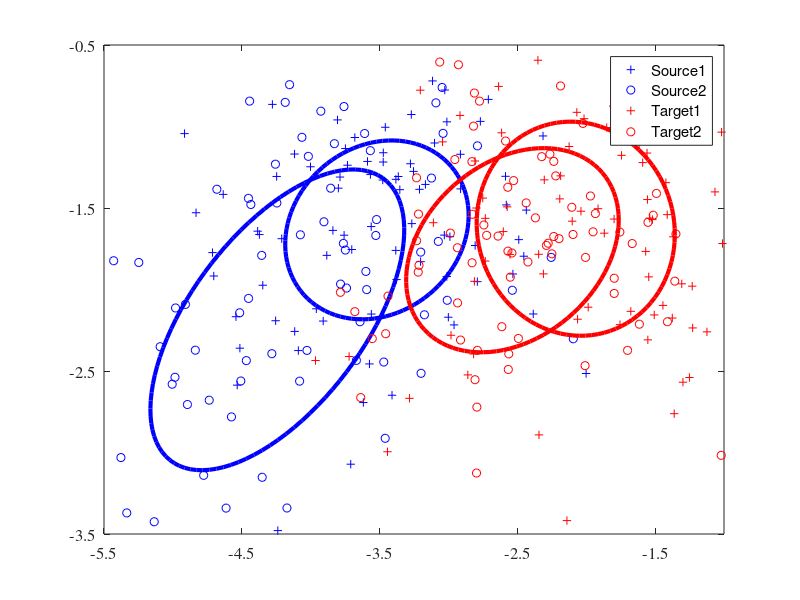
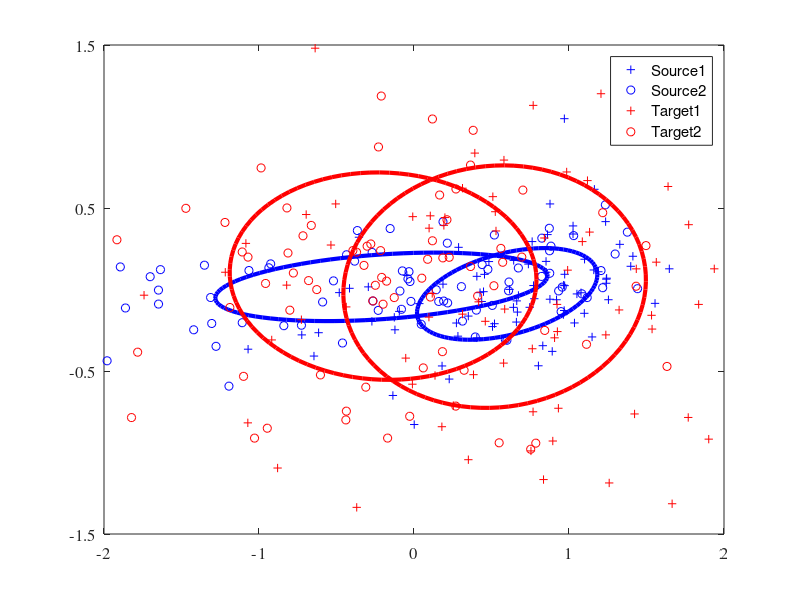
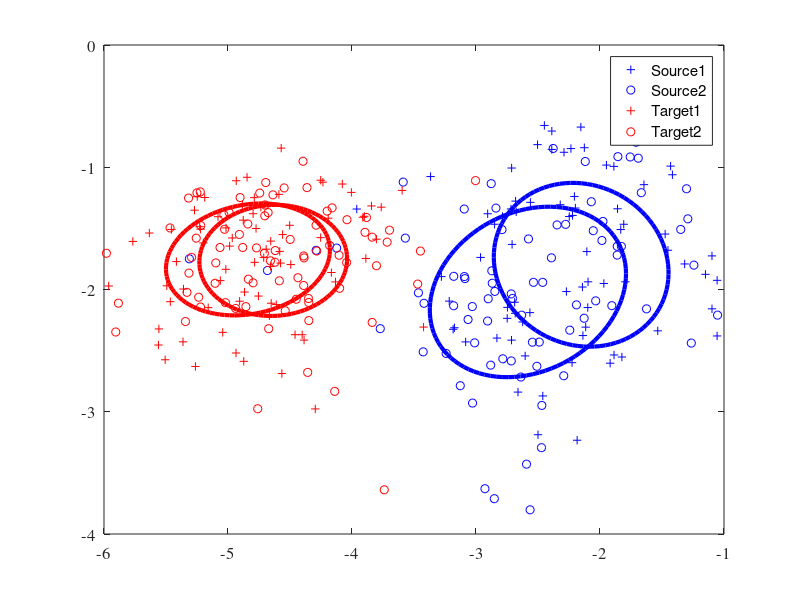

The MATLAB script that drew these images, in order:
%adaptive learning with covariance shift
function vis_sa()
clear
close all
load store_plot

ms = 6;
plot_size = 3;

figure

num = 162;
select = 80;
% X = [ mvnrnd([0.5 1.5], [0.025 0.03 ; 0.03 0.16], num) ; ...
%       mvnrnd([1 1], [0.09 -0.01 ; -0.01 0.08], num)   ];
G = [1*ones(select,1) ; 2*ones(select,1)];

X_source = [X(1:select,1:2);X(num+1:select+num,1:2)];

s1 = plot(X_source(1:select,1),X_source(1:select,2),'b+','MarkerSize',ms);
hold on
s2 = plot(X_source(select+1:select*2,1),X_source(select+1:select*2,2),'bo','MarkerSize',ms);
%gscatter(X(1:2*num,1), X(1:2*num,2), G)
%axis equal, hold on
hold on


for k=1:2
    %# indices of points in this group
    idx = ( G == k );

    %# substract mean
    Mu = mean( X_source(idx,1:2) );
    X0 = bsxfun(@minus, X_source(idx,1:2), Mu);

    %# eigen decomposition [sorted by eigen values]
    [V D] = eig( X0'*X0 ./ (sum(idx)-1) );     %#' cov(X0)
    [D order] = sort(diag(D), 'descend');
    D = diag(D);
    V = V(:, order);

    t = linspace(0,2*pi,100);
    e = [cos(t) ; sin(t)];        %# unit circle
    VV = V*sqrt(D);               %# scale eigenvectors
    
    e = bsxfun(@plus, VV*e, Mu'); %#' project circle back to orig space

    %# plot cov and major/minor axes
    if k == 1
        plot(e(1,:), e(2,:),'b','LineWidth',plot_size);
    else
        plot(e(1,:), e(2,:),'b','LineWidth',plot_size);
    end
    hold on
    %#quiver(Mu(1),Mu(2), VV(1,1),VV(2,1), 'Color','k')
    %#quiver(Mu(1),Mu(2), VV(1,2),VV(2,2), 'Color','k')
end

X_target = [X(2*num+1:2*num+select,1:2);X(3*num+1:3*num+select,1:2)];

hold on
t1 = plot(X_target(1:select,1),X_target(1:select,2),'r+','MarkerSize',ms);
hold on
t2 = plot(X_target(select+1:2*select,1),X_target(select+1:2*select,2),'ro','MarkerSize',ms);
%gscatter(X(1:2*num,1), X(1:2*num,2), G)
%axis equal, hold on
hold on

xlim([-5.5,-1])
ylim([-3.5,-0.5])
%axis equal


for k=1:2
    %# indices of points in this group
    idx = ( G == k );

    %# substract mean
    Mu = mean( X_target(idx,1:2) );
    X0 = bsxfun(@minus, X_target(idx,1:2), Mu);

    %# eigen decomposition [sorted by eigen values]
    [V D] = eig( X0'*X0 ./ (sum(idx)-1) );     %#' cov(X0)
    [D order] = sort(diag(D), 'descend');
    D = diag(D);
    V = V(:, order);

    t = linspace(0,2*pi,100);
    e = [cos(t) ; sin(t)];        %# unit circle
    VV = V*sqrt(D);               %# scale eigenvectors
    size(VV)
    e = bsxfun(@plus, VV*e, Mu'); %#' project circle back to orig space

    %# plot cov and major/minor axes
    if k == 1
        plot(e(1,:), e(2,:),'r','LineWidth',plot_size);
    else
        plot(e(1,:), e(2,:),'r','LineWidth',plot_size);
    end
    %#quiver(Mu(1),Mu(2), VV(1,1),VV(2,1), 'Color','k')
    %#quiver(Mu(1),Mu(2), VV(1,2),VV(2,2), 'Color','k')
end


set(gca,'YTick',[-3.5 : 1: 1.5]);
set(gca,'XTick',[-5.5 : 1: 1.5]);
legend([s1,s2,t1,t2],'Source1','Source2','Target1','Target2');
set(gca,'fontname','times')
set(gca,'FontSize',12)

figure

num = 162;
select = 80;
% X = [ mvnrnd([0.5 1.5], [0.025 0.03 ; 0.03 0.16], num) ; ...
%       mvnrnd([1 1], [0.09 -0.01 ; -0.01 0.08], num)   ];
G = [1*ones(select,1) ; 2*ones(select,1)];

X_source = [Xproj(1:select,1:2);Xproj(num+1:select+num,1:2)];

s1 = plot(X_source(1:select,1),X_source(1:select,2),'b+','MarkerSize',ms);
hold on
s2 = plot(X_source(select+1:select*2,1),X_source(select+1:select*2,2),'bo','MarkerSize',ms);
hold on


for k=1:2
    %# indices of points in this group
    idx = ( G == k );

    %# substract mean
    Mu = mean( X_source(idx,1:2) );
    X0 = bsxfun(@minus, X_source(idx,1:2), Mu);

    %# eigen decomposition [sorted by eigen values]
    [V D] = eig( X0'*X0 ./ (sum(idx)-1) );     %#' cov(X0)
    [D order] = sort(diag(D), 'descend');
    D = diag(D);
    V = V(:, order);

    t = linspace(0,2*pi,100);
    e = [cos(t) ; sin(t)];        %# unit circle
    VV = V*sqrt(D);               %# scale eigenvectors
    
    e = bsxfun(@plus, VV*e, Mu'); %#' project circle back to orig space

    %# plot cov and major/minor axes
    if k == 1
        plot(e(1,:), e(2,:),'b','LineWidth',plot_size);
    else
        plot(e(1,:), e(2,:),'b','LineWidth',plot_size);
    end
    %#quiver(Mu(1),Mu(2), VV(1,1),VV(2,1), 'Color','k')
    %#quiver(Mu(1),Mu(2), VV(1,2),VV(2,2), 'Color','k')
end

X_target = [Xproj(2*num+1:2*num+select,1:2);Xproj(3*num+1:3*num+select,1:2)];

hold on
t1 = plot(X_target(1:select,1),X_target(1:select,2),'r+','MarkerSize',ms);
hold on
t2 = plot(X_target(select+1:2*select,1),X_target(select+1:2*select,2),'ro','MarkerSize',ms);
%gscatter(X(1:2*num,1), X(1:2*num,2), G)
%axis equal, hold on
hold on


for k=1:2
    %# indices of points in this group
    idx = ( G == k );

    %# substract mean
    Mu = mean( X_target(idx,1:2) );
    X0 = bsxfun(@minus, X_target(idx,1:2), Mu);

    %# eigen decomposition [sorted by eigen values]
    [V D] = eig( X0'*X0 ./ (sum(idx)-1) );     %#' cov(X0)
    [D order] = sort(diag(D), 'descend');
    D = diag(D);
    V = V(:, order);

    t = linspace(0,2*pi,100);
    e = [cos(t) ; sin(t)];        %# unit circle
    VV = V*sqrt(D);               %# scale eigenvectors
    size(VV)
    e = bsxfun(@plus, VV*e, Mu'); %#' project circle back to orig space

    %# plot cov and major/minor axes
    if k == 1
        plot(e(1,:), e(2,:),'r','LineWidth',plot_size);
    else
        plot(e(1,:), e(2,:),'r','LineWidth',plot_size);
    end
    %#quiver(Mu(1),Mu(2), VV(1,1),VV(2,1), 'Color','k')
    %#quiver(Mu(1),Mu(2), VV(1,2),VV(2,2), 'Color','k')
end

xlim([-2,2])
ylim([-1.5,1.5])
%axis equal
set(gca,'YTick',[-1.5 : 1: 1.5]);
set(gca,'fontname','times')
legend([s1,s2,t1,t2],'Source1','Source2','Target1','Target2');

set(gca,'FontSize',12)







figure
load previous_X
num = 162;
select = 80;
% X = [ mvnrnd([0.5 1.5], [0.025 0.03 ; 0.03 0.16], num) ; ...
%       mvnrnd([1 1], [0.09 -0.01 ; -0.01 0.08], num)   ];
G = [1*ones(select,1) ; 2*ones(select,1)];

X_source = [X(1:select,1:2);X(num+1:select+num,1:2)];

s1 = plot(X_source(1:select,1),X_source(1:select,2),'b+','MarkerSize',ms);
hold on
s2 = plot(X_source(select+1:select*2,1),X_source(select+1:select*2,2),'bo','MarkerSize',ms);
%gscatter(X(1:2*num,1), X(1:2*num,2), G)
%axis equal, hold on
hold on


for k=1:2
    %# indices of points in this group
    idx = ( G == k );

    %# substract mean
    Mu = mean( X_source(idx,1:2) );
    X0 = bsxfun(@minus, X_source(idx,1:2), Mu);

    %# eigen decomposition [sorted by eigen values]
    [V D] = eig( X0'*X0 ./ (sum(idx)-1) );     %#' cov(X0)
    [D order] = sort(diag(D), 'descend');
    D = diag(D);
    V = V(:, order);

    t = linspace(0,2*pi,100);
    e = [cos(t) ; sin(t)];        %# unit circle
    VV = V*sqrt(D);               %# scale eigenvectors
    
    e = bsxfun(@plus, VV*e, Mu'); %#' project circle back to orig space

    %# plot cov and major/minor axes
    if k == 1
        plot(e(1,:), e(2,:),'b','LineWidth',plot_size);
    else
        plot(e(1,:), e(2,:),'b','LineWidth',plot_size);
    end
    %#quiver(Mu(1),Mu(2), VV(1,1),VV(2,1), 'Color','k')
    %#quiver(Mu(1),Mu(2), VV(1,2),VV(2,2), 'Color','k')
end

X_target = [X(2*num+1:2*num+select,1:2);X(3*num+1:3*num+select,1:2)];

hold on
t1 = plot(X_target(1:select,1),X_target(1:select,2),'r+','MarkerSize',ms);
hold on
t2 = plot(X_target(select+1:2*select,1),X_target(select+1:2*select,2),'ro','MarkerSize',ms);
%gscatter(X(1:2*num,1), X(1:2*num,2), G)
%axis equal, hold on
hold on

% xlim([-5.5,-1])
% ylim([-3.5,-0.5])
%axis equal


for k=1:2
    %# indices of points in this group
    idx = ( G == k );

    %# substract mean
    Mu = mean( X_target(idx,1:2) );
    X0 = bsxfun(@minus, X_target(idx,1:2), Mu);

    %# eigen decomposition [sorted by eigen values]
    [V D] = eig( X0'*X0 ./ (sum(idx)-1) );     %#' cov(X0)
    [D order] = sort(diag(D), 'descend');
    D = diag(D);
    V = V(:, order);

    t = linspace(0,2*pi,100);
    e = [cos(t) ; sin(t)];        %# unit circle
    VV = V*sqrt(D);               %# scale eigenvectors
    size(VV)
    e = bsxfun(@plus, VV*e, Mu'); %#' project circle back to orig space

    %# plot cov and major/minor axes
    if k == 1
        plot(e(1,:), e(2,:),'r','LineWidth',plot_size);
    else
        plot(e(1,:), e(2,:),'r','LineWidth',plot_size);
    end
    hold on
    %#quiver(Mu(1),Mu(2), VV(1,1),VV(2,1), 'Color','k')
    %#quiver(Mu(1),Mu(2), VV(1,2),VV(2,2), 'Color','k')
end

xlim([-6,-1])
ylim([-4,0])
set(gca,'YTick',-4 : 1: 0);
set(gca,'XTick',-6 : 1: -1);
legend([s1,s2,t1,t2],'Source1','Source2','Target1','Target2');
set(gca,'fontname','times')
set(gca,'FontSize',12)
%axis equal
